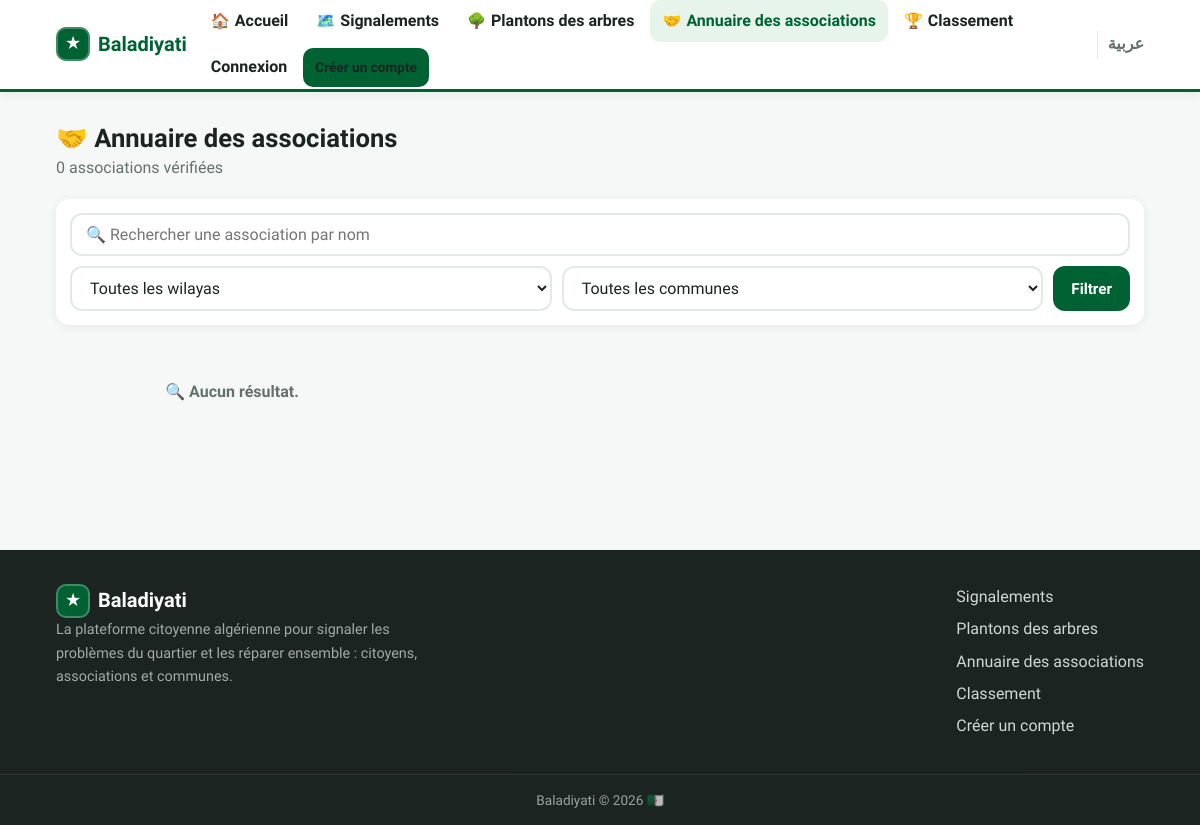
/associations.php?lang=fr, run on an earlier commit of the app's database.
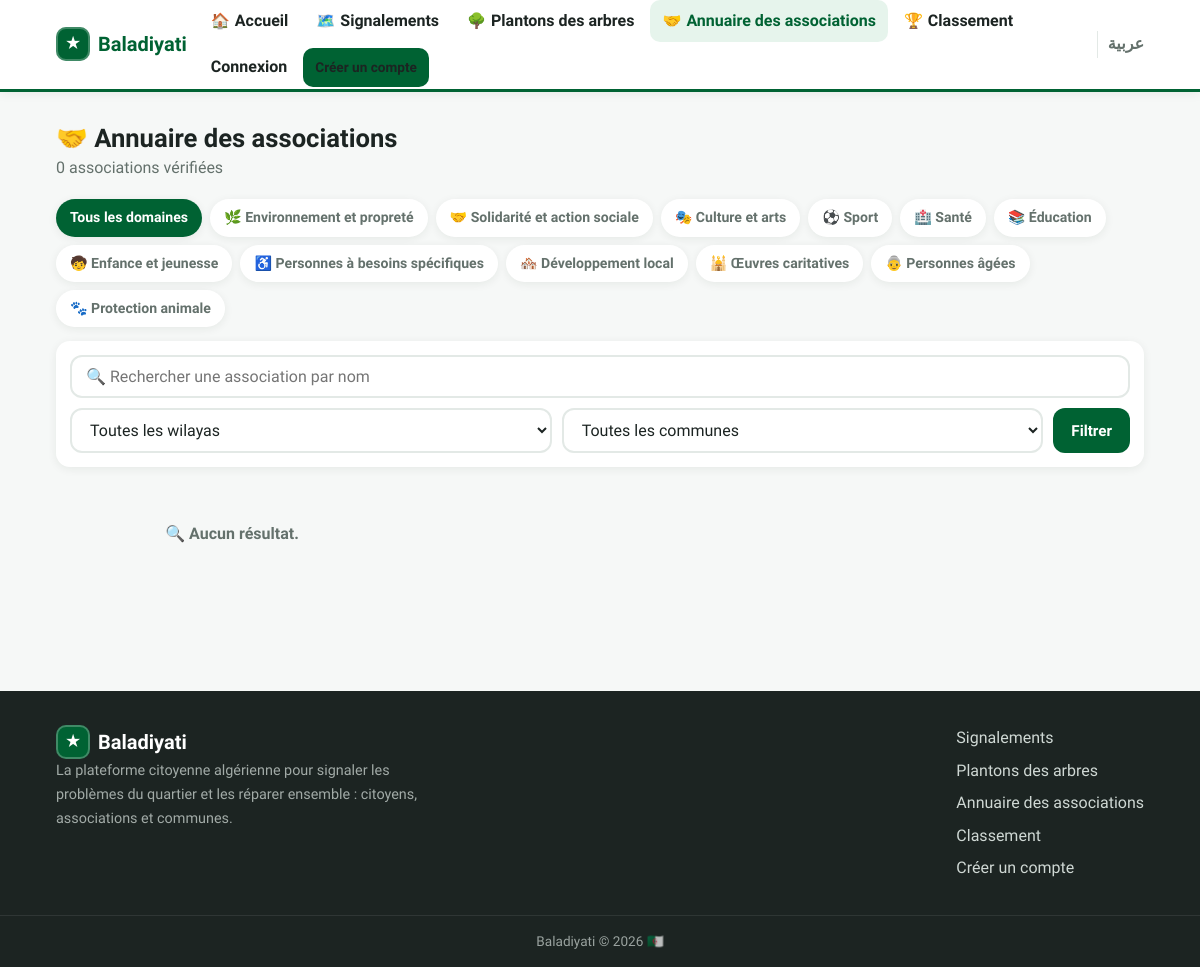
And on a later commit of the database.
### tables this page shows
CREATE TABLE assoc_categories (
  id INT AUTO_INCREMENT PRIMARY KEY,
  icon VARCHAR(16) NOT NULL DEFAULT '🏷️',
  name_ar VARCHAR(80) NOT NULL,
  name_fr VARCHAR(80) NOT NULL,
  is_active TINYINT(1) NOT NULL DEFAULT 1,
  sort INT NOT NULL DEFAULT 0
);

### includes/functions.php (called while the page is built, shortened)
<?php
require_once __DIR__ . '/db.php';
function e(?string $s): string
{
    return htmlspecialchars((string) $s, ENT_QUOTES, 'UTF-8');
}
function url(string $path = ''): string
{
    return WEB_BASE . '/' . ltrim($path, '/');
}
function lang(): string
{
    return (isset($_SESSION['lang']) && $_SESSION['lang'] === 'fr') ? 'fr' : 'ar';
}
function is_rtl(): bool
{
    return lang() === 'ar';
}
function t(string $key, ...$args): string
{
    static $strings = null;
    if ($strings === null) {
        $strings = require BASE_PATH . '/includes/lang/' . lang() . '.php';
    }
    $s = $strings[$key] ?? $key;
    return $args ? vsprintf($s, $args) : $s;
}
function lc(array $row, string $col): string
{
    return (string) ($row[$col . '_' . lang()] ?? $row[$col . '_ar'] ?? '');
}
function site_settings(): array
{
    static $s = null;
    if ($s === null) {
        $s = [];
    }
    return $s;
}
function site_setting(string $k, string $default = ''): string
{
    $v = site_settings()[$k] ?? '';
    return $v !== '' ? $v : $default;
}
function site_text(string $settingBase, string $langKey): string
{
    return site_setting($settingBase . '_' . lang()) ?: t($langKey);
}
function module_on(string $module): bool
{
    return site_setting('mod_' . $module) !== '0';
}
function app_name(): string
{
    return site_setting('site_name_' . lang(), lang() === 'ar' ? APP_NAME_AR : APP_NAME_FR);
}
function site_logo_url(): string
{
    $f = site_setting('site_logo');
    return $f !== '' ? upload_url($f) : '';
}

### includes/auth.php (called while the page is built, shortened)
<?php
require_once __DIR__ . '/db.php';
require_once __DIR__ . '/functions.php';
function current_user(): ?array
{
    static $user = false;
    if ($user === false) {
        $user = null;
    }
    return $user;
}

### includes/db.php (called while the page is built, shortened)
<?php
function db(): PDO
{
    static $pdo = null;
    if ($pdo === null) {
        try {
            $pdo = new PDO(
                'mysql:host=' . DB_HOST . ';dbname=' . DB_NAME . ';charset=utf8mb4',
                DB_USER,
                DB_PASS,
                [
                    PDO::ATTR_ERRMODE            => PDO::ERRMODE_EXCEPTION,
                    PDO::ATTR_DEFAULT_FETCH_MODE => PDO::FETCH_ASSOC,
                    PDO::ATTR_EMULATE_PREPARES   => false,
                ]
            );
        } catch (PDOException $e) {
            http_response_code(500);
            die('Database connection failed. Check includes/config.php — تعذّر الاتصال بقاعدة البيانات، تحقق من ملف الإعدادات.');
        }
    }
    return $pdo;
}

### includes/associations.php (called while the page is built, shortened)
<?php
require_once __DIR__ . '/db.php';
require_once __DIR__ . '/functions.php';
function assoc_tables(): void
{
    $n = (int) db()->query('SELECT COUNT(*) c FROM assoc_categories')->fetch()['c'];
}
function assoc_all_categories(bool $activeOnly = true): array
{
    try {
        assoc_tables();
    } catch (Throwable $e) {
        return [];
    }
    $sql = 'SELECT * FROM assoc_categories';
    if ($activeOnly) {
        $sql .= ' WHERE is_active = 1';
    }
    return db()->query($sql . ' ORDER BY sort, id')->fetchAll();
}

### associations.php (the view, shortened to what this page needs)
<?php
require_once __DIR__ . '/includes/auth.php';
require_once __DIR__ . '/includes/associations.php';
$fCat = (int) ($_GET['category'] ?? 0);
$q = trim($_GET['q'] ?? '');
$where = ["u.role = 'association'", 'u.is_verified = 1', 'u.is_blocked = 0'];
$bind = [];
$page = max(1, (int) ($_GET['p'] ?? 1));
$per = 12;
$base = "FROM users u
    JOIN communes cm ON cm.id = u.commune_id
    JOIN wilayas w ON w.id = u.wilaya_id
    LEFT JOIN assoc_profiles ap ON ap.user_id = u.id
    WHERE " . implode(' AND ', $where);
$cs = db()->prepare("SELECT COUNT(*) c $base");
$cs->execute($bind);
$total = (int) $cs->fetch()['c'];
$st = db()->prepare("SELECT u.id, u.name, u.about, u.points,
        cm.name_ar AS commune_ar, cm.name_fr AS commune_fr,
        w.name_ar AS wilaya_ar, w.name_fr AS wilaya_fr,
        ap.logo
    $base
    ORDER BY u.points DESC, u.name ASC
    LIMIT $per OFFSET " . ($page - 1) * $per);
$st->execute($bind);
$rows = $st->fetchAll();
$cats = assoc_all_categories();
require __DIR__ . '/includes/layout/header.php';
?>
<div class="container page">
  <div class="page-head">
    <div>
      <h1>🤝 <?= e(t('dir_title')) ?></h1>
      <p class="muted"><?= e(t('dir_count', $total)) ?></p>
    </div>
  </div>
  <?php if ($cats): ?>
  <div class="cat-chips">
    <a class="cat-chip <?= $fCat === 0 ? 'on' : '' ?>" href="<?= e(url('associations.php')) ?>"><?= e(t('dir_all_cats')) ?></a>
    <?php foreach ($cats as $c): ?>
    <a class="cat-chip <?= $fCat === (int) $c['id'] ? 'on' : '' ?>" href="?category=<?= (int) $c['id'] ?>"><?= e($c['icon']) ?> <?= e(lc($c, 'name')) ?></a>
    <?php endforeach; ?>
  </div>
  <?php endif; ?>
  <form class="filters card" method="get">
    <input name="q" value="<?= e($q) ?>" placeholder="🔍 <?= e(t('dir_search')) ?>">
    <select name="wilaya" id="wilayaSel" data-communes-url="<?= e(url('api/communes.php')) ?>" onchange="this.form.commune.value='';">
      <option value=""><?= e(t('all_wilayas')) ?></option>
    </select>
    <select name="commune" id="communeSel">
      <option value=""><?= e(t('all_communes')) ?></option>
    </select>
    <button class="btn btn-primary"><?= e(t('filter')) ?></button>
  </form>
  <div class="grid-3">
    <?php if (!$rows): ?><p class="empty">🔍 <?= e(t('no_results')) ?></p><?php endif; ?>
  </div>
</div>
<?php require __DIR__ . '/includes/layout/footer.php'; ?>

### includes/layout/header.php (shortened to what this page needs)
<?php
$me = current_user();
$langSwitch = function (string $to): string {
    $qs = $_GET;
    $qs['lang'] = $to;
    return e(strtok($_SERVER['REQUEST_URI'] ?? '', '?') . '?' . http_build_query($qs));
};
?>
<!DOCTYPE html>
<html lang="<?= lang() ?>" dir="<?= is_rtl() ? 'rtl' : 'ltr' ?>">
<head>
<link rel="stylesheet" href="<?= e(url('assets/css/style.css')) ?>">
</head>
<body data-base="<?= e(url('')) ?>">
<header class="topbar">
  <div class="container topbar-inner">
    <a class="brand" href="<?= e(url('index.php')) ?>">
      <?php if (site_logo_url()): ?>
      <img class="brand-logo" src="<?= e(site_logo_url()) ?>" alt="">
      <?php else: ?>
      <span class="brand-mark">★</span>
      <?php endif; ?>
      <span class="brand-name"><?= e(app_name()) ?></span>
    </a>
    <nav class="mainnav" id="mainnav">
      <a href="<?= e(url('index.php')) ?>"><span class="nav-ico">🏠</span><?= e(t('nav_home')) ?></a>
      <?php if (module_on('complaints')): ?>
      <a href="<?= e(url('complaints.php')) ?>"><span class="nav-ico">🗺️</span><?= e(t('nav_complaints')) ?></a>
      <?php endif; ?>
      <?php if (module_on('trees')): ?>
      <a href="<?= e(url('trees.php')) ?>"><span class="nav-ico">🌳</span><?= e(t('nav_trees')) ?></a>
      <?php endif; ?>
      <?php if (module_on('associations')): ?>
      <a href="<?= e(url('associations.php')) ?>"><span class="nav-ico">🤝</span><?= e(t('nav_directory')) ?></a>
      <?php endif; ?>
      <?php if (module_on('leaderboard')): ?>
      <a href="<?= e(url('leaderboard.php')) ?>"><span class="nav-ico">🏆</span><?= e(t('nav_leaderboard')) ?></a>
      <?php endif; ?>
      <?php if ($me): ?>
        <a href="<?= e(url(role_home($me))) ?>" class="nav-strong"><span class="nav-ico">👤</span><?= e(t('nav_dashboard')) ?></a>
        <a href="<?= e(url('logout.php')) ?>" class="nav-muted"><?= e(t('nav_logout')) ?></a>
      <?php else: ?>
        <a href="<?= e(url('login.php')) ?>"><?= e(t('nav_login')) ?></a>
        <a href="<?= e(url('register.php')) ?>" class="btn btn-sm btn-primary"><?= e(t('nav_register')) ?></a>
      <?php endif; ?>
    </nav>
    <div class="topbar-side">
      <span class="lang-switch">
        <?php if (lang() === 'ar'): ?>
          <a href="<?= $langSwitch('fr') ?>">FR</a>
        <?php else: ?>
          <a href="<?= $langSwitch('ar') ?>">عربية</a>
        <?php endif; ?>
      </span>
    </div>
  </div>
</header>
<main>

### includes/layout/footer.php (shortened to what this page needs)
</main>
<footer class="footer">
  <div class="container footer-inner">
    <div>
      <div class="brand">
        <?php if (site_logo_url()): ?><img class="brand-logo" src="<?= e(site_logo_url()) ?>" alt="">
        <?php else: ?><span class="brand-mark">★</span><?php endif; ?>
        <?= e(app_name()) ?>
      </div>
      <p class="footer-tag"><?= e(site_text('site_tagline', 'footer_tagline')) ?></p>
    </div>
    <nav class="footer-links">
      <?php if (module_on('complaints')): ?><a href="<?= e(url('complaints.php')) ?>"><?= e(t('nav_complaints')) ?></a><?php endif; ?>
      <?php if (module_on('trees')): ?><a href="<?= e(url('trees.php')) ?>"><?= e(t('nav_trees')) ?></a><?php endif; ?>
      <?php if (module_on('associations')): ?><a href="<?= e(url('associations.php')) ?>"><?= e(t('nav_directory')) ?></a><?php endif; ?>
      <?php if (module_on('leaderboard')): ?><a href="<?= e(url('leaderboard.php')) ?>"><?= e(t('nav_leaderboard')) ?></a><?php endif; ?>
      <a href="<?= e(url('register.php')) ?>"><?= e(t('nav_register')) ?></a>
    </nav>
  </div>
  <div class="footer-bottom"><?= e(app_name()) ?> © <?= date('Y') ?> 🇩🇿</div>
</footer>
</body>
</html>

### assets/css/style.css (style rules this page uses)
:root { --green: #006233; --green-dark: #004d28; --green-bright: #0b7a44; --green-light: #e6f4ec; --red: #d21034; --red-dark: #a30d28; --gold: #c8a951; --ink: #1c2422; --muted: #64716c; --bg: #f6f8f7; --card: #ffffff; --line: #e3e9e6; --radius: 14px; --shadow: 0 2px 10px rgba(0, 40, 20, 0.07); }
* { margin: 0; padding: 0; box-sizing: border-box; }
html { scroll-behavior: smooth; }
body { font-family: 'Cairo', system-ui, -apple-system, sans-serif; background: var(--bg); color: var(--ink); line-height: 1.65; font-size: 16px; }
a { color: var(--green); text-decoration: none; }
h1, h2, h3 { line-height: 1.3; font-weight: 800; }
.container { max-width: 1120px; margin-inline: auto; padding-inline: 16px; }
.muted { color: var(--muted); }
.topbar { background: var(--card); border-bottom: 3px solid var(--green); position: sticky; top: 0; z-index: 1000; box-shadow: var(--shadow); }
.topbar-inner { display: flex; align-items: center; justify-content: space-between; gap: 12px; min-height: 62px; }
.brand { display: inline-flex; align-items: center; gap: 8px; font-weight: 900; font-size: 1.25rem; color: var(--green); }
.brand-mark { display: inline-grid; place-items: center; width: 34px; height: 34px; border-radius: 10px; background: var(--green); color: #fff; font-size: 1rem; box-shadow: inset 0 0 0 2px rgba(255,255,255,.25); }
.brand-mark, .brand-name { position: relative; }
.mainnav { display: flex; align-items: center; gap: 4px; flex-wrap: wrap; }
.mainnav a { padding: 8px 12px; border-radius: 10px; color: var(--ink); font-weight: 600; }
.topbar-side { display: flex; align-items: center; gap: 8px; }
.lang-switch { border-inline-start: 1px solid var(--line); padding-inline-start: 10px; }
.lang-switch a { font-weight: 800; color: var(--muted); }
.btn { display: inline-flex; align-items: center; justify-content: center; gap: 8px; background: var(--green-light); color: var(--green); border: none; border-radius: 12px; cursor: pointer; padding: 10px 18px; font-family: inherit; font-size: 0.95rem; font-weight: 700; transition: transform 0.1s, box-shadow 0.15s, background 0.15s; }
.btn-primary { background: var(--green); color: #fff; }
.btn-sm { padding: 5px 12px; font-size: 0.85rem; }
.card { background: var(--card); border-radius: var(--radius); box-shadow: var(--shadow); overflow: hidden; }
.grid-3 { display: grid; grid-template-columns: repeat(auto-fill, minmax(270px, 1fr)); gap: 16px; margin-block: 18px; }
.page { padding-block: 30px 50px; }
.page-head { display: flex; align-items: flex-start; justify-content: space-between; gap: 16px; flex-wrap: wrap; margin-bottom: 18px; }
.page-head h1 { font-size: 1.6rem; }
.empty { text-align: center; color: var(--muted); padding: 36px 10px; font-weight: 600; }
.filters { display: flex; gap: 10px; flex-wrap: wrap; padding: 14px; margin-block: 14px; }
.filters select { flex: 1; min-width: 150px; }
input, select, textarea { font-family: inherit; font-size: 1rem; border: 2px solid var(--line); border-radius: 12px; padding: 10px 14px; background: #fff; color: var(--ink); width: 100%; }
.cat-chips { display: flex; gap: 8px; flex-wrap: wrap; margin-block: 14px; }
.cat-chip { padding: 7px 14px; border-radius: 999px; font-weight: 700; font-size: 0.88rem; background: var(--card); color: var(--muted); box-shadow: var(--shadow); white-space: nowrap; }
.cat-chip.on { background: var(--green); color: #fff; }
main { animation: pageFade 0.45s ease both; }
.will-reveal { opacity: 0; transform: translateY(18px); transition: opacity 0.55s ease, transform 0.55s cubic-bezier(0.22, 1, 0.36, 1); }
.revealed { opacity: 1; transform: none; }
.btn { transition: transform 0.08s, box-shadow 0.15s, background 0.15s, filter 0.15s; }
.topbar { transition: box-shadow 0.2s; }
.mainnav a.active { background: var(--green-light); color: var(--green); }
.mainnav a { transition: background 0.15s, color 0.15s; }
.nav-ico { margin-inline-end: 5px; font-size: 0.95em; }
.footer { background: var(--ink); color: #cfd8d4; margin-top: 40px; }
.footer-inner { display: flex; justify-content: space-between; gap: 20px; flex-wrap: wrap; padding-block: 34px; }
.footer .brand { color: #fff; }
.footer-tag { font-size: 0.9rem; opacity: 0.75; max-width: 380px; }
.footer-links { display: flex; flex-direction: column; gap: 6px; }
.footer-links a { color: #cfd8d4; }
.footer-bottom { border-top: 1px solid rgba(255,255,255,0.12); text-align: center; padding-block: 14px; font-size: 0.85rem; opacity: 0.7; }

What changed in the data, as far as the page shows it:
added assoc_categories: icon "🌿", name_fr "Environnement et propreté"
added assoc_categories: icon "🤝", name_fr "Solidarité et action sociale"
added assoc_categories: icon "🎭", name_fr "Culture et arts"
added assoc_categories: icon "⚽", name_fr "Sport"
added assoc_categories: icon "🏥", name_fr "Santé"
added assoc_categories: icon "📚", name_fr "Éducation"
added assoc_categories: icon "🧒", name_fr "Enfance et jeunesse"
added assoc_categories: icon "♿", name_fr "Personnes à besoins spécifiques"
added assoc_categories: icon "🏘️", name_fr "Développement local"
added assoc_categories: icon "🕌", name_fr "Œuvres caritatives"
added assoc_categories: icon "👵", name_fr "Personnes âgées"
added assoc_categories: icon "🐾", name_fr "Protection animale"
Also different on the page:
t('dir_all_cats'): (not shown) → "Tous les domaines"
